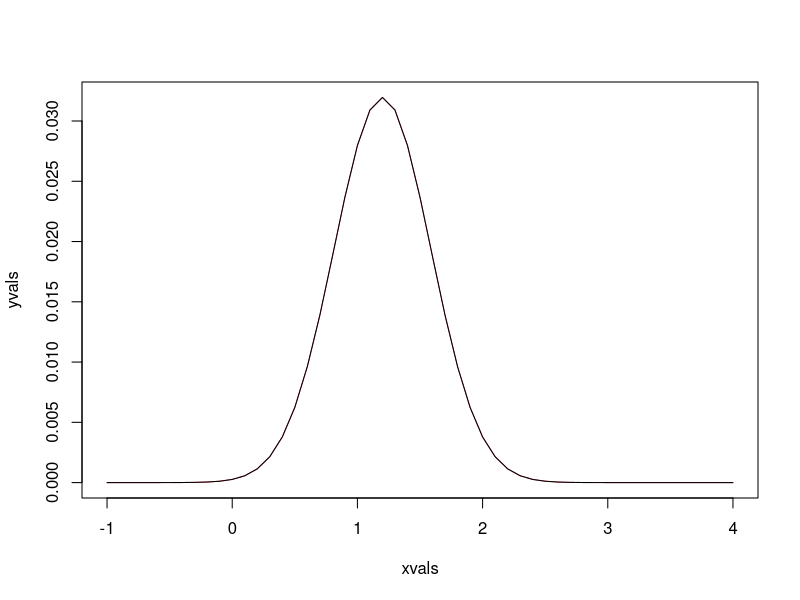

R code for this plot:
xvals <- seq(-1,4,by=.1)
n <- c(6)
t <- c(3)
a <- (2/n)*(1+(t^2))
b <- -2*(t+1)
h <- (-b)/(2*a)
k <- (a*(h^2))+(b*h)+n
pi <- c(acos(-1))
yvals <- (2/((pi^.5)*n*exp(k)*(a^.5)))*dnorm(xvals,mean=h,sd=(1/((2*a)^.5)))
zvals <- (sqrt(2/(n*pi))*exp(-(2/n)*((xvals-(n/2))^2)))*(sqrt(2/(pi*n))*exp(-(2/n)*(((t*xvals)-(n/2))^2)))
plot(xvals,yvals,type="n")
lines(xvals,zvals,type="l",col="2")
lines(xvals,yvals,type="l",col="1")
